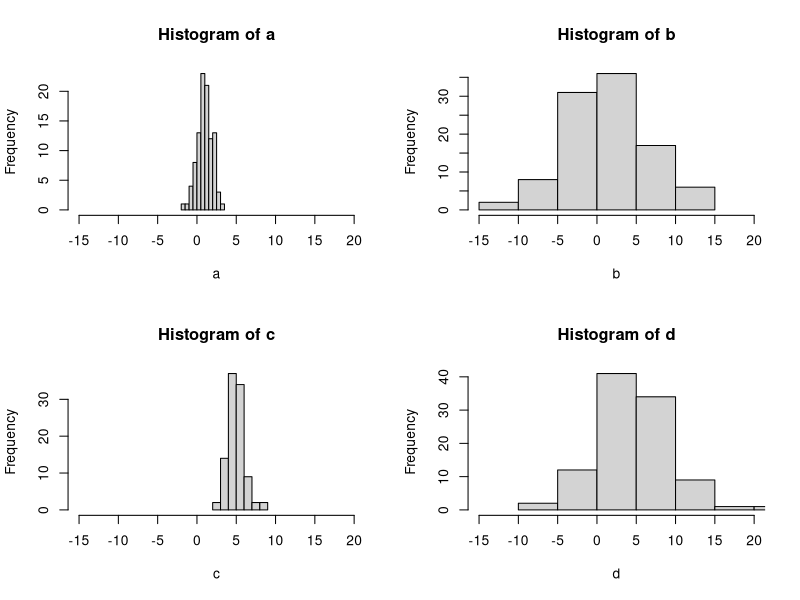
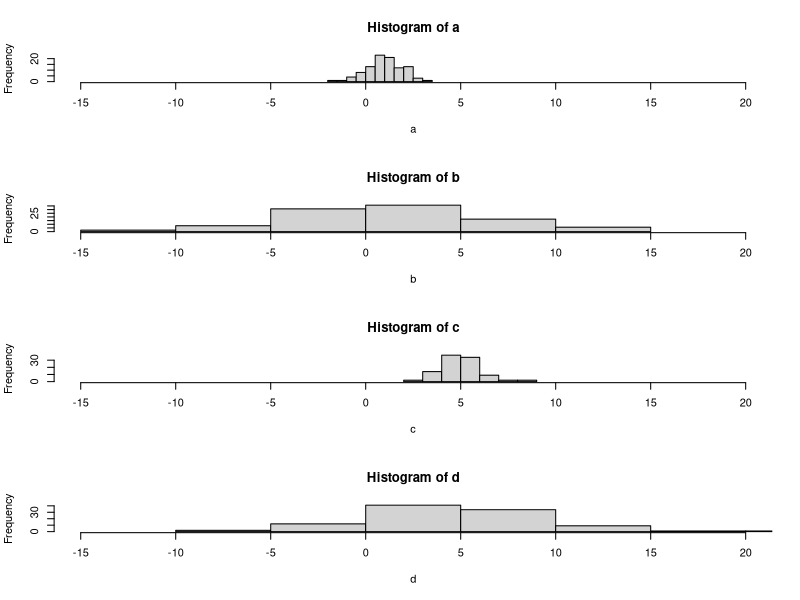
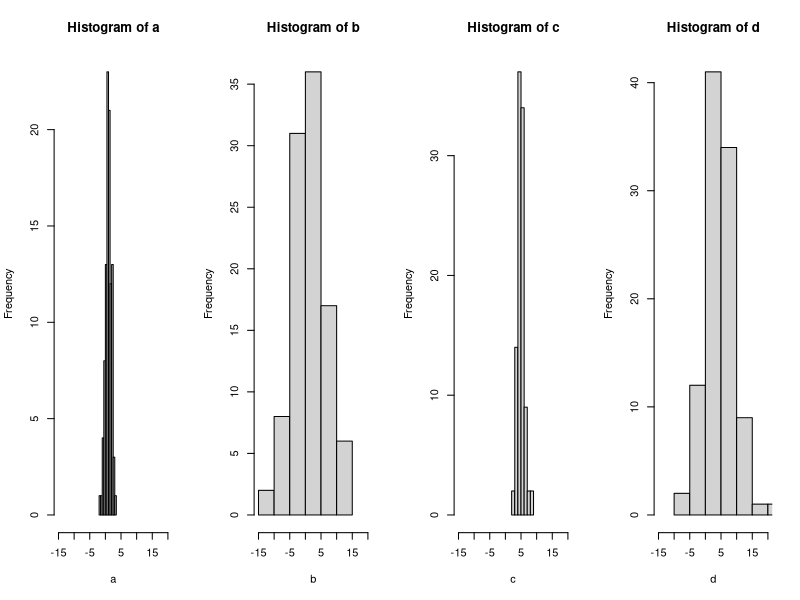
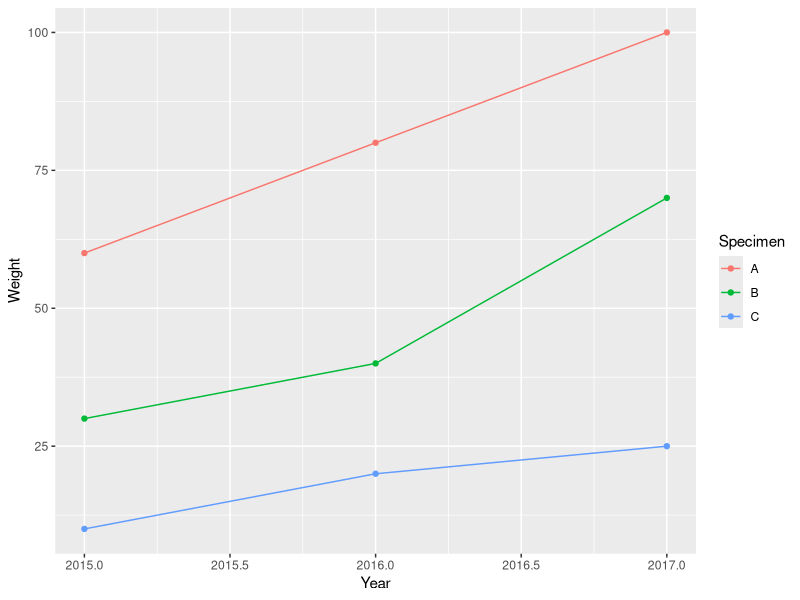

Source code (R) for these figures, in order:
## ---- chunk 1

## ---- chunk 2

t <- data.frame(
  Assignments = c("Group Data Visualization",
                  "Module 5 Data Quiz", 
                  "Module 5 Conceptual Quiz"),
  "Open Time" = c("Friday, Sept 21 (1:00 am)", 
                  rep("Friday, Sept 28 (1:00 am EST)", 2)),
  "Due Time"  = rep("Sunday, Sept 30 (11:55 pm EST)", 3), check.names = F
)

knitr::kable(t)
## ---- chunk 3
# Generate some data for histograms
a <- rnorm(100, 1, 1)
b <- rnorm(100, 1, 5)
c <- rnorm(100, 5, 1)
d <- rnorm(100, 5, 5)
## ---- chunk 4
# Make a 2x2 graph of the four histograms
par(mfrow = c(2,2))
hist(a, xlim = c(-15, 20))
hist(b, xlim = c(-15, 20))
hist(c, xlim = c(-15, 20))
hist(d, xlim = c(-15, 20))
## ---- chunk 5
# Make a 4x1 graph (stacked on top) of the four histograms
par(mfrow = c(4,1))
hist(a, xlim = c(-15, 20))
hist(b, xlim = c(-15, 20))
hist(c, xlim = c(-15, 20))
hist(d, xlim = c(-15, 20))
## ---- chunk 6
# Make a 1x4 graph (side-by-side) of the four histograms
par(mfrow = c(1,4))
hist(a, xlim = c(-15, 20))
hist(b, xlim = c(-15, 20))
hist(c, xlim = c(-15, 20))
hist(d, xlim = c(-15, 20))
## ---- chunk 7
df <- data.frame(
Year = c(2017, 2016, 2015),
A = c(100,80,60),
B = c(70, 40, 30),
C = c(25, 20, 10)
)

knitr::kable(df)
## ---- chunk 8
# You may need to install the package first
library(tidyr)
df_long <- gather(df, key = "Specimen", value = "Weight", A, B, C)
## ---- chunk 9
knitr::kable(df_long)
## ---- chunk 10
library(ggplot2)
ggplot(df_long, aes(x = Year, y = Weight, color = Specimen)) +
  geom_point() +
  geom_line()
## ---- chunk 11
df_wide <- spread(df_long, key = "Specimen", value = "Weight")
## ---- chunk 12
knitr::kable(df_wide)
